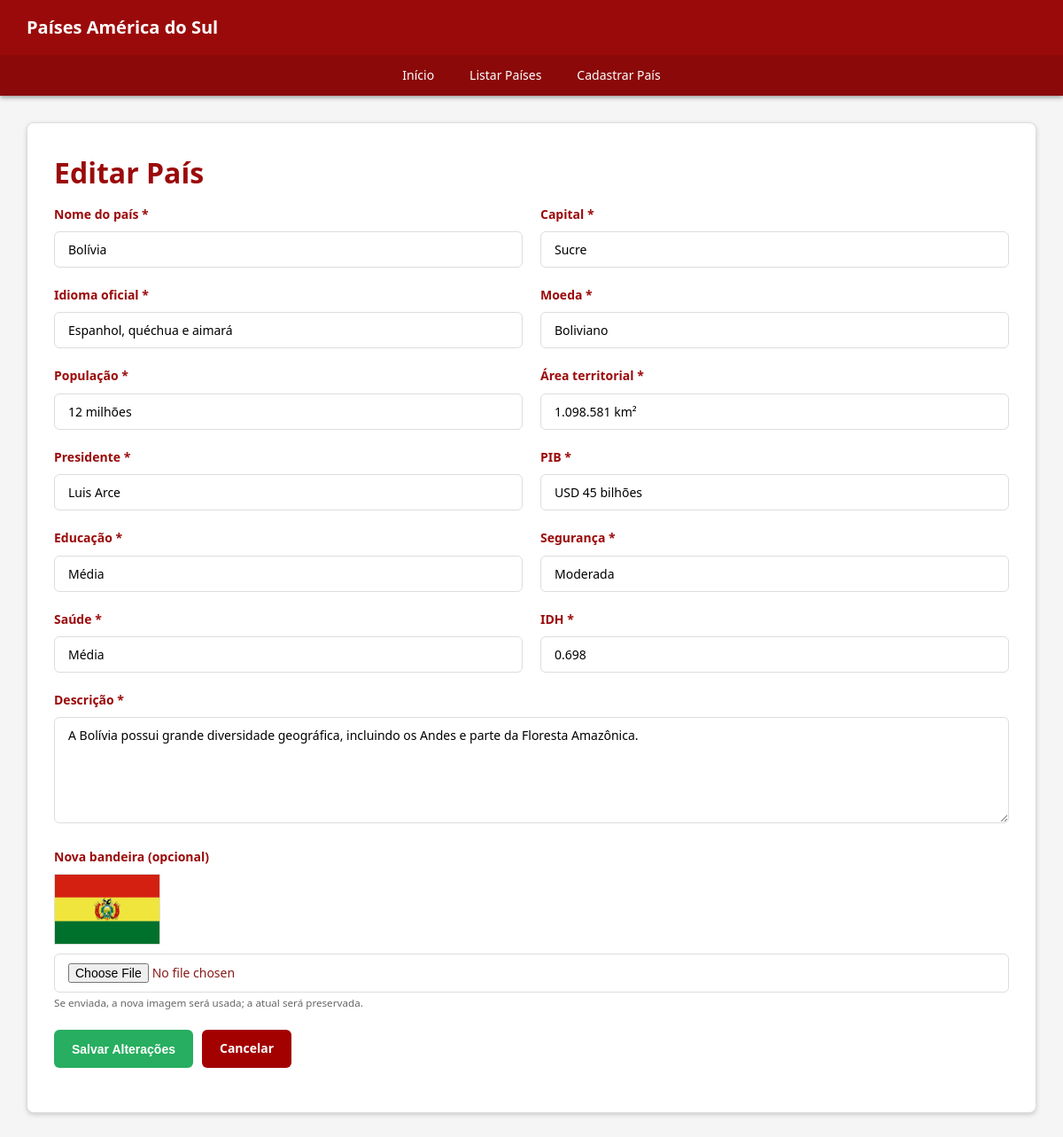
Screenshot of /editar_pais.php?id=2 with the database file from the repository.
### tables this page shows
CREATE TABLE IF NOT EXISTS paises (
    id INT UNSIGNED AUTO_INCREMENT PRIMARY KEY,
    nome VARCHAR(100) NOT NULL UNIQUE,
    capital VARCHAR(100) NOT NULL,
    idioma VARCHAR(100) NOT NULL,
    moeda VARCHAR(100) NOT NULL,
    populacao VARCHAR(100) NOT NULL,
    area VARCHAR(100) NOT NULL,
    presidente VARCHAR(100) NOT NULL,
    idh DECIMAL(4,3) NOT NULL,
    pib VARCHAR(100) NOT NULL,
    educacao VARCHAR(100) NOT NULL,
    seguranca VARCHAR(100) NOT NULL,
    saude VARCHAR(100) NOT NULL,
    descricao TEXT NOT NULL,
    bandeira VARCHAR(255) NOT NULL,
    criado_em TIMESTAMP DEFAULT CURRENT_TIMESTAMP,
    atualizado_em TIMESTAMP DEFAULT CURRENT_TIMESTAMP ON UPDATE CURRENT_TIMESTAMP
);

### editar_pais.php (the view, shortened to what this page needs)
<?php
require 'conexao.php';
$id = filter_input(INPUT_GET, 'id', FILTER_VALIDATE_INT);
$stmt = $pdo->prepare('SELECT * FROM paises WHERE id = ?'); $stmt->execute([$id]); $pais = $stmt->fetch();
$paginaAtual = ''; require 'menu.php';
?>
<main class="container"><section class="secao"><h1>Editar País</h1>
    <form action="atualizar_pais.php" method="post" enctype="multipart/form-data"><input type="hidden" name="id" value="<?= $pais['id'] ?>"><input type="hidden" name="bandeira_atual" value="<?= htmlspecialchars($pais['bandeira']) ?>">
        <div class="form-grid">
        <?php foreach (['nome'=>'Nome do país','capital'=>'Capital','idioma'=>'Idioma oficial','moeda'=>'Moeda','populacao'=>'População','area'=>'Área territorial','presidente'=>'Presidente','pib'=>'PIB','educacao'=>'Educação','seguranca'=>'Segurança','saude'=>'Saúde'] as $campo => $rotulo): ?><div class="form-grupo"><label for="<?= $campo ?>"><?= $rotulo ?> *</label><input id="<?= $campo ?>" name="<?= $campo ?>" type="text" required maxlength="100" value="<?= htmlspecialchars($pais[$campo]) ?>"></div><?php endforeach; ?>
        <div class="form-grupo"><label for="idh">IDH *</label><input id="idh" name="idh" type="number" min="0" max="1" step="0.001" required value="<?= htmlspecialchars($pais['idh']) ?>"></div>
        </div>
        <div class="form-grupo"><label for="descricao">Descrição *</label><textarea id="descricao" name="descricao" required maxlength="3000"><?= htmlspecialchars($pais['descricao']) ?></textarea></div>
        <div class="form-grupo"><label for="bandeira">Nova bandeira (opcional)</label><img class="bandeira-edicao" src="imagens/<?= rawurlencode($pais['bandeira']) ?>" alt="Bandeira atual"><input id="bandeira" name="bandeira" type="file" accept="image/jpeg,image/png,image/webp"><small>Se enviada, a nova imagem será usada; a atual será preservada.</small></div>
        <div class="btn-grupo"><button class="btn btn-sucesso" type="submit">Salvar Alterações</button><a class="btn btn-primario" href="detalhes.php?id=<?= $pais['id'] ?>">Cancelar</a></div>
    </form>
</section></main></body></html>

### css/style.css (style rules this page uses)
:root { --cor-primaria: #9b0a0a; --cor-secundaria: #a30000; --cor-sucesso: #27ae60; --cor-alerta: #f39c12; --cor-perigo: #e74c3c; --cor-info: #16a085; --cor-fundo: #f5f5f5; --cor-fundo-claro: #ffffff; --cor-texto: #8a1a1a; --cor-texto-claro: #666; --cor-borda: #ddd; }
* { margin: 0; padding: 0; box-sizing: border-box; }
html { scroll-behavior: smooth; }
body { font-family: 'Segoe UI', Tahoma, Geneva, Verdana, sans-serif; font-size: 14px; line-height: 1.6; color: var(--cor-texto); background-color: var(--cor-fundo); display: flex; flex-direction: column; min-height: 100vh; }
.container { max-width: 1200px; margin: 0 auto; padding: 30px; width: 100%; flex: 1; }
main { flex: 1; }
.secao { background: var(--cor-fundo-claro); padding: 30px; margin-bottom: 20px; border-radius: 8px; border: 1px solid var(--cor-borda); box-shadow: 0 2px 5px #ccc; }
h1 { color: var(--cor-primaria); font-size: 32px; margin-bottom: 10px; }
.btn { display: inline-block; padding: 10px 20px; border: none; border-radius: 6px; font-size: 14px; font-weight: 600; cursor: pointer; text-decoration: none; text-align: center; }
.btn-primario { background-color: var(--cor-secundaria); color: white; }
.btn-sucesso { background-color: var(--cor-sucesso); color: white; }
.btn-grupo { display: flex; gap: 10px; flex-wrap: wrap; margin: 20px 0; }
.form-grid, .dados-grid { display: grid; grid-template-columns: repeat(2, minmax(0, 1fr)); gap: 0 20px; }
.bandeira-edicao { display: block; width: 120px; height: 80px; object-fit: cover; margin: 0 0 10px; border: 1px solid var(--cor-borda); }
small { color: var(--cor-texto-claro); }
.form-grupo { margin-bottom: 20px; }
label { display: block; margin-bottom: 8px; font-weight: 600; color: var(--cor-primaria); }
input[type="text"], input[type="email"], input[type="password"], input[type="number"], input[type="date"], input[type="file"], select, textarea { width: 100%; padding: 10px 15px; border: 1px solid var(--cor-borda); border-radius: 6px; font-size: 14px; font-family: inherit; background-color: var(--cor-fundo-claro); }
textarea { resize: vertical; min-height: 120px; }

### rows the page displays
paises: nome "Bolívia", capital "Sucre", idioma "Espanhol, quéchua e aimará", moeda "Boliviano", populacao "12 milhões", area "1.098.581 km²", presidente "Luis Arce", pib "USD 45 bilhões", educacao "Média", seguranca "Moderada", saude "Média", idh "0.698", descricao "A Bolívia possui grande diversidade geográfica, incluindo os Andes e parte da Floresta Amazônica.", bandeira (picture)

### other values shown
$rotulo "Início Listar Países Cadastrar País"
$rotulo "Nome do país"
$rotulo "Capital"
$rotulo "Idioma oficial"
$rotulo "Moeda"
$rotulo "População"
$rotulo "Área territorial"
$rotulo "Presidente"
$rotulo "PIB"
$rotulo "Educação"
$rotulo "Segurança"
$rotulo "Saúde"
